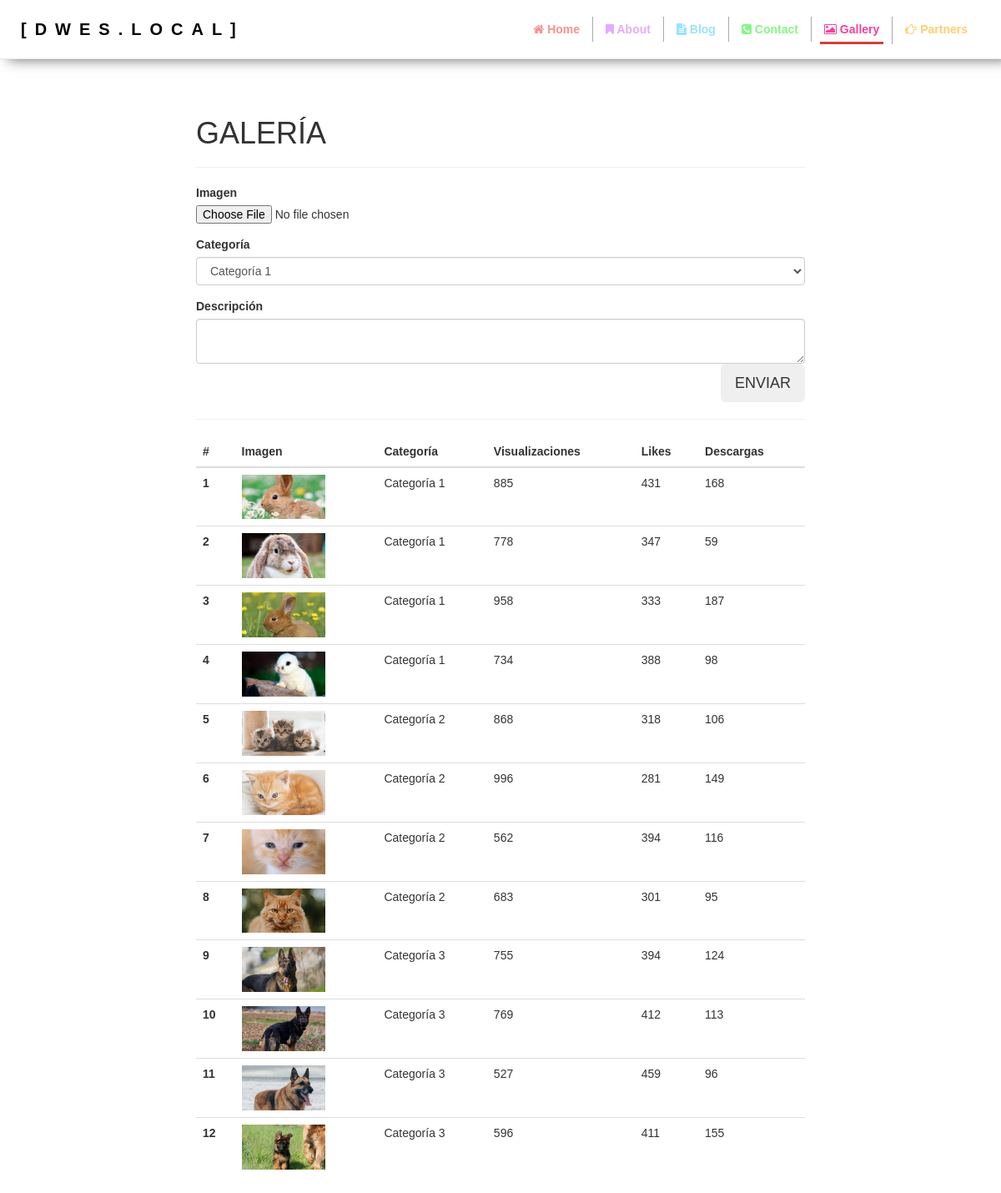
/gallery.php, run on an earlier commit of the app's database.
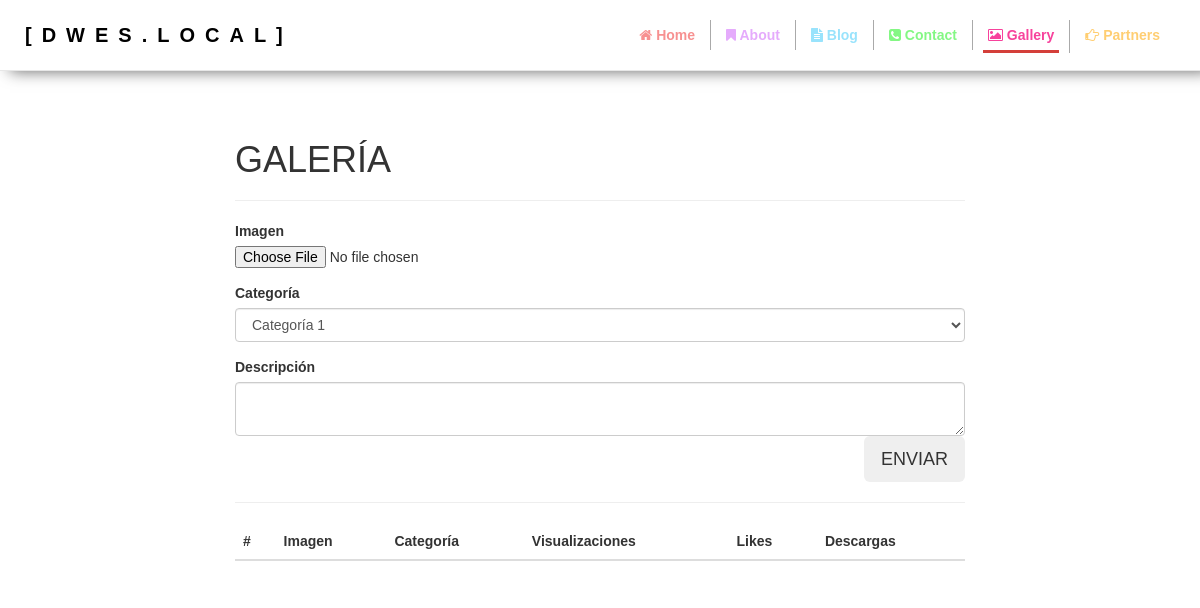
And on a later commit of the database.
### tables this page shows
CREATE TABLE `imagenes` (
  `id` int(11) NOT NULL,
  `nombre` varchar(255) NOT NULL,
  `descripcion` varchar(255) NOT NULL,
  `numVisualizaciones` int(11) NOT NULL DEFAULT 0,
  `numLikes` int(11) NOT NULL DEFAULT 0,
  `numDownloads` int(11) NOT NULL DEFAULT 0,
  `categoria` int(11) NOT NULL
);

CREATE TABLE `categorias` (
  `id` int(11) NOT NULL,
  `nombre` varchar(255) NOT NULL,
  `numImagenes` int(11) NOT NULL DEFAULT 0
);

### gallery.php (called while the page is built, shortened)
<?php
require_once 'entity/imagenGaleria.class.php';
require_once 'entity/connection.class.php';
require_once 'entity/imagenGaleriaRepository.class.php';
require_once 'entity/categoria.class.php';
try {
	$imagenRepository = new ImagenGaleriaRepository();
} catch (FileException | QueryException | AppException $exc) {
	$error = $exc->getMessage();
} finally {
	$imagenes = $imagenRepository->findAll();
}
require 'views/gallery.view.php';

### entity/connection.class.php (called while the page is built)
<?php
require_once 'entity/app.class.php';
class Connection {
    public static function make() {
        $config = App::get('config')['database'];
        try {
            $connection = new PDO(
            $config['connection'],
            $config['username'],
            $config['password'],
            $config['options']
            );
        } catch (PDOException $excepcion) {
            die($excepcion->getMessage());
        }
        return $connection;
    }
}

### entity/app.class.php (called while the page is built, shortened)
<?php
class App {
    private static $container = [];
    public static function bind($clave, $valor) {
        static::$container[$clave] = $valor;
    }
    public static function getConnection() {
        static::$container['connection'] = Connection::make();
        return static::$container['connection'];
    }
}

### entity/queryBuilder.class.php (called while the page is built, shortened)
<?php
require_once 'entity/app.class.php';
abstract class QueryBuilder {
    private $connection;
    private $tabla;
    private $clase;
    public function __construct($tabla, $clase) {
        $this->connection = App::getConnection();
        $this->tabla = $tabla;
        $this->clase = $clase;
    }
    private function executeQuery($sql) {
        $pdo = $this->connection->prepare($sql);
        if ($pdo->execute() === false) {
            throw new QueryException('No se ha podido ejecutar la consulta');
        }
        return $pdo->fetchAll(PDO::FETCH_CLASS | PDO::FETCH_PROPS_LATE, $this->clase);
    }
    public function find($id) {
        $sql = "SELECT * FROM $this->tabla WHERE id=$id";
        $resultado = $this->executeQuery($sql);
        return $resultado[0];
    }
    public function findAll() {
        $sql = "SELECT * FROM $this->tabla";
        return $this->executeQuery($sql);
    }
}

### entity/imagenGaleria.class.php (called while the page is built, shortened)
<?php
class ImagenGaleria implements iEntity {
    private $nombre;
    private $descripcion;
    private $categoria;
    private $numVisualizaciones;
    private $numLikes;
    private $numDownloads;
    private $id;
    public function __construct($nombre = '', $descripcion = '', $categoria = 0) {
        $this->nombre = $nombre;
        $this->descripcion = $descripcion;
        $this->categoria = $categoria;
        $this->numVisualizaciones = rand(500, 1000);
        $this->numLikes = rand(250, 500);
        $this->numDownloads = rand(50, 200);
    }
    public function getUrlGallery() {
        return self::RUTA_IMAGENES_GALLERY . $this->nombre;
    }
    public function getDescripcion() {
        return $this->descripcion;
    }
    public function getCategoria() {
        return $this->categoria;
    }
    public function getNumVisualizaciones() {
        return $this->numVisualizaciones;
    }
    public function getNumLikes() {
        return $this->numLikes;
    }
    public function getNumDownloads() {
        return $this->numDownloads;
    }
    public function getId() {
        return $this->id;
    }
}

### entity/imagenGaleriaRepository.class.php (called while the page is built, shortened)
<?php
require_once 'entity/queryBuilder.class.php';
class ImagenGaleriaRepository extends QueryBuilder {
    public function getCategoria($imagenGaleria) {
        $categoriaRepository = new CategoriaRepository();
        return $categoriaRepository->find($imagenGaleria->getCategoria());
    }
}

### entity/categoria.class.php (called while the page is built, shortened)
<?php
class Categoria implements IEntity {
    private $nombre;
    public function __construct($nombre = '', $numImagenes = 0) {
        $this->nombre = $nombre;
    }
    public function getNombre() {
        return $this->nombre;
    }
}

### views/gallery.view.php (the view, shortened to what the changed rows need)
<?php include __DIR__ . '/partials/inicio-doc.part.php' ?>
<div id="galeria">
    <div class="container">
        <div class="col-xs-12 col-sm-8 col-sm-push-2">
            <h1 style="margin-top: 70px;">GALERÍA</h1>
            <div class="imagenes_galeria">
                <table class="table">
                    <thead>
                        <tr>
                            <th scope="col">#</th>
                            <th scope="col">Imagen</th>
                            <th scope="col">Categoría</th>
                            <th scope="col">Visualizaciones</th>
                            <th scope="col">Likes</th>
                            <th scope="col">Descargas</th>
                        </tr>
                    </thead>
                    <tbody>
                        <?php foreach ($imagenes as $imagen): ?>
                            <tr>
                                <th scope="row"><?= $imagen->getId() ?></th>
                                <td>
                                    <img src="<?= $imagen->getUrlGallery() ?>"
                                    alt="<?= $imagen->getDescripcion() ?>"
                                    title="<?= $imagen->getDescripcion() ?>"
                                    width="100px">
                                </td>
                                <td><?= $imagenRepository->getCategoria($imagen)->getNombre() ?></td>
                                <td><?= $imagen->getNumVisualizaciones() ?></td>
                                <td><?= $imagen->getNumLikes() ?></td>
                                <td><?= $imagen->getNumDownloads() ?></td>
                            </tr>
                        <?php endforeach ?>
                    </tbody>
                </table>
            </div>
        </div>
    </div>
</div>
<?php include __DIR__ . '/partials/fin-doc.part.php' ?>

What changed in the data, as far as the page shows it:
removed imagenes: id "1", nombre (picture), categoria.nombre "Categoría 1", numVisualizaciones "885", numLikes "431", numDownloads "168"
removed imagenes: id "2", nombre (picture), categoria.nombre "Categoría 1", numVisualizaciones "778", numLikes "347", numDownloads "59"
removed imagenes: id "3", nombre (picture), categoria.nombre "Categoría 1", numVisualizaciones "958", numLikes "333", numDownloads "187"
removed imagenes: id "4", nombre (picture), categoria.nombre "Categoría 1", numVisualizaciones "734", numLikes "388", numDownloads "98"
removed imagenes: id "5", nombre (picture), categoria.nombre "Categoría 2", numVisualizaciones "868", numLikes "318", numDownloads "106"
removed imagenes: id "6", nombre (picture), categoria.nombre "Categoría 2", numVisualizaciones "996", numLikes "281", numDownloads "149"
removed imagenes: id "7", nombre (picture), categoria.nombre "Categoría 2", numVisualizaciones "562", numLikes "394", numDownloads "116"
removed imagenes: id "8", nombre (picture), categoria.nombre "Categoría 2", numVisualizaciones "683", numLikes "301", numDownloads "95"
removed imagenes: id "9", nombre (picture), categoria.nombre "Categoría 3", numVisualizaciones "755", numLikes "394", numDownloads "124"
removed imagenes: id "10", nombre (picture), categoria.nombre "Categoría 3", numVisualizaciones "769", numLikes "412", numDownloads "113"
removed imagenes: id "11", nombre (picture), categoria.nombre "Categoría 3", numVisualizaciones "527", numLikes "459", numDownloads "96"
removed imagenes: id "12", nombre (picture), categoria.nombre "Categoría 3", numVisualizaciones "596", numLikes "411", numDownloads "155"
